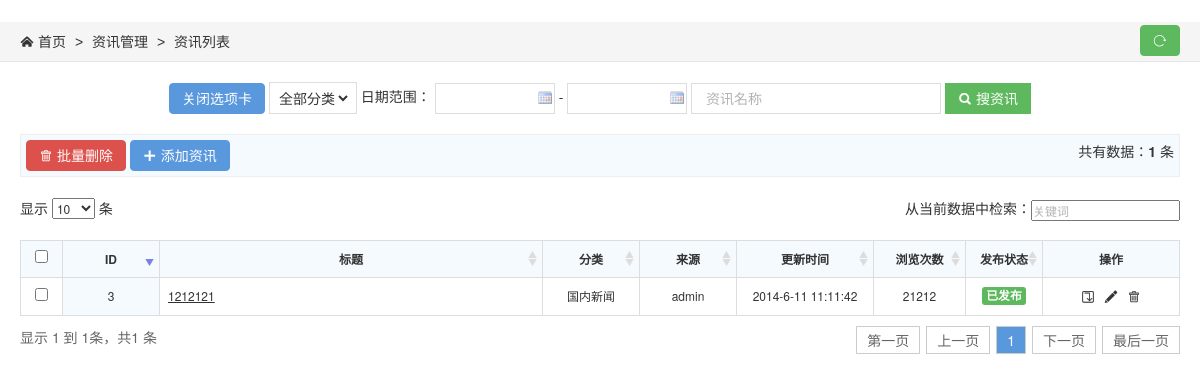
The page /article/articlelist/ (signed in) on the database as committed earlier.
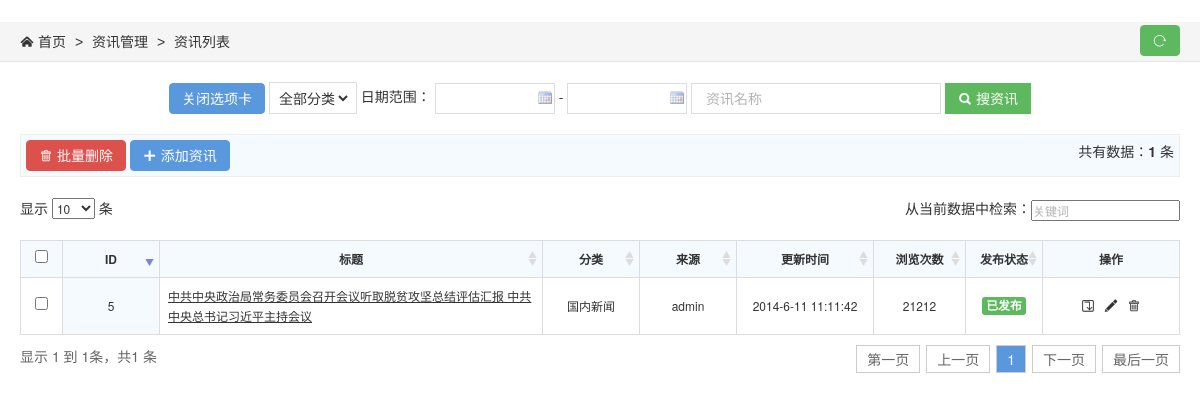
The same page on the database as committed later.
### article/models.py (models this page shows)
class Articles(models.Model):
    title = models.CharField(max_length=100)
    content = models.TextField(default="这个人很懒，什么都没有写！")
    type = models.ForeignKey(Types, on_delete=models.CASCADE)
    author = models.ForeignKey(Users, on_delete=models.CASCADE)

class Types(models.Model):
    title = models.CharField(max_length=50)

### login/models.py (models this page shows)
class Users(models.Model):
    username = models.CharField(max_length=50, unique=True)
    password = models.CharField(max_length=50)

### article/views.py (the view)
# urls.py: path('articlelist/', views.articlelist),
def articlelist(request):
    articles = Articles.objects.all()
    return render(request, 'article-list.html', {'articles': articles})

### templates/article-list.html (shortened to what the changed rows need)
﻿{% load static %}
<!DOCTYPE HTML>
<html>
<head>
    <link rel="stylesheet" type="text/css" href="{% static "static/h-ui/css/H-ui.min.css" %}"/>
    <link rel="stylesheet" type="text/css" href="{% static "static/h-ui.admin/css/H-ui.admin.css" %}"/>
    <link rel="stylesheet" type="text/css" href="{% static "lib/Hui-iconfont/1.0.8/iconfont.css" %}"/>
    <link rel="stylesheet" type="text/css" href="{% static "static/h-ui.admin/skin/default/skin.css" %}" id="skin"/>
    <link rel="stylesheet" type="text/css" href="{% static "static/h-ui.admin/css/style.css" %}"/>
</head>
<body>
<div class="page-container">
    <div class="mt-20">
        <table class="table table-border table-bordered table-bg table-hover table-sort table-responsive">
            <thead>
            <tr class="text-c">
                <th width="25"><input type="checkbox" name="" value=""></th>
                <th width="80">ID</th>
                <th>标题</th>
                <th width="80">分类</th>
                <th width="80">来源</th>
                <th width="120">更新时间</th>
                <th width="75">浏览次数</th>
                <th width="60">发布状态</th>
                <th width="120">操作</th>
            </tr>
            </thead>
            <tbody>
            {% for article in articles %}
                <tr class="text-c">
                    <td><input type="checkbox" value="" name=""></td>
                    <td>{{ article.id }}</td>
                    <td class="text-l"><u style="cursor:pointer" class="text-primary"
                                          onClick="article_edit('查看','article-zhang.html','{{ article.id }}')"
                                          title="查看">{{ article.title }}</u></td>
                    <td>{{ article.type.title }}</td>
                    <td>{{ article.author.username }}</td>
                    <td>2014-6-11 11:11:42</td>
                    <td>21212</td>
                    <td class="td-status"><span class="label label-success radius">已发布</span></td>
                    <td class="f-14 td-manage"><a style="text-decoration:none" onClick="article_stop(this,'10001')"
                                                  href="javascript:;" title="下架"><i
                            class="Hui-iconfont">&#xe6de;</i></a> <a style="text-decoration:none" class="ml-5"
                                                                     onClick="article_edit('资讯编辑','/article/articleedit/',{{ article.id }})"
                                                                     href="javascript:;" title="编辑"><i
                            class="Hui-iconfont">&#xe6df;</i></a> <a style="text-decoration:none" class="ml-5"
                                                                     onClick="article_del(this,'{{ article.id }}')"
                                                                     href="javascript:;" title="删除"><i
                            class="Hui-iconfont">&#xe6e2;</i></a></td>
                </tr>
            {% endfor %}
            </tbody>
        </table>
    </div>
</div>
</body>
</html>

Rows that differ between the two databases and show on the page:
removed Articles: id "3", title "1212121", type "国内新闻", author.username "admin"
added Articles: id "5", title "中共中央政治局常务委员会召开会议听取脱贫攻坚总结评估汇报 中共中央总书记习近平主持会议", type "国内新闻", author.username "admin"
